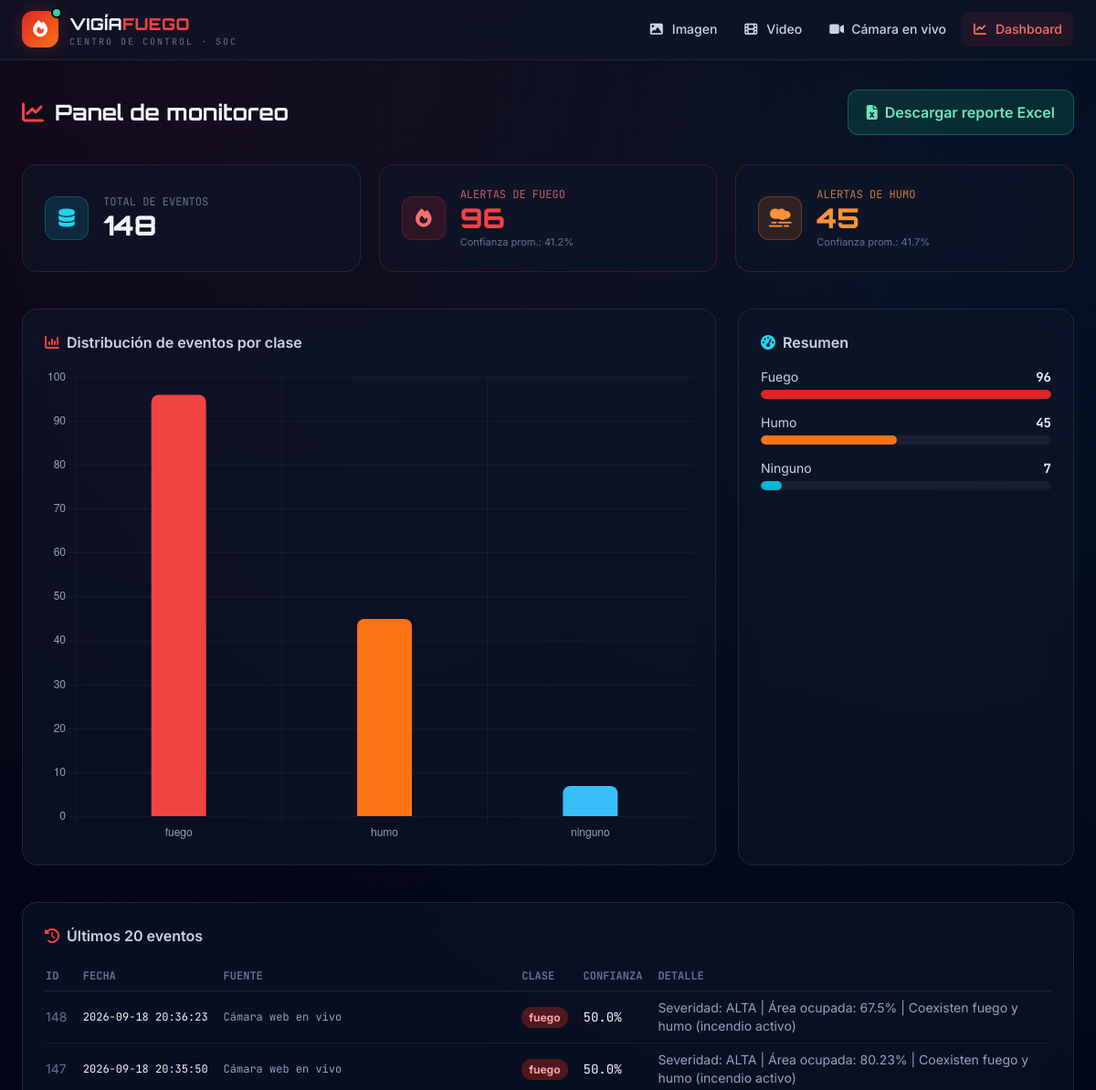
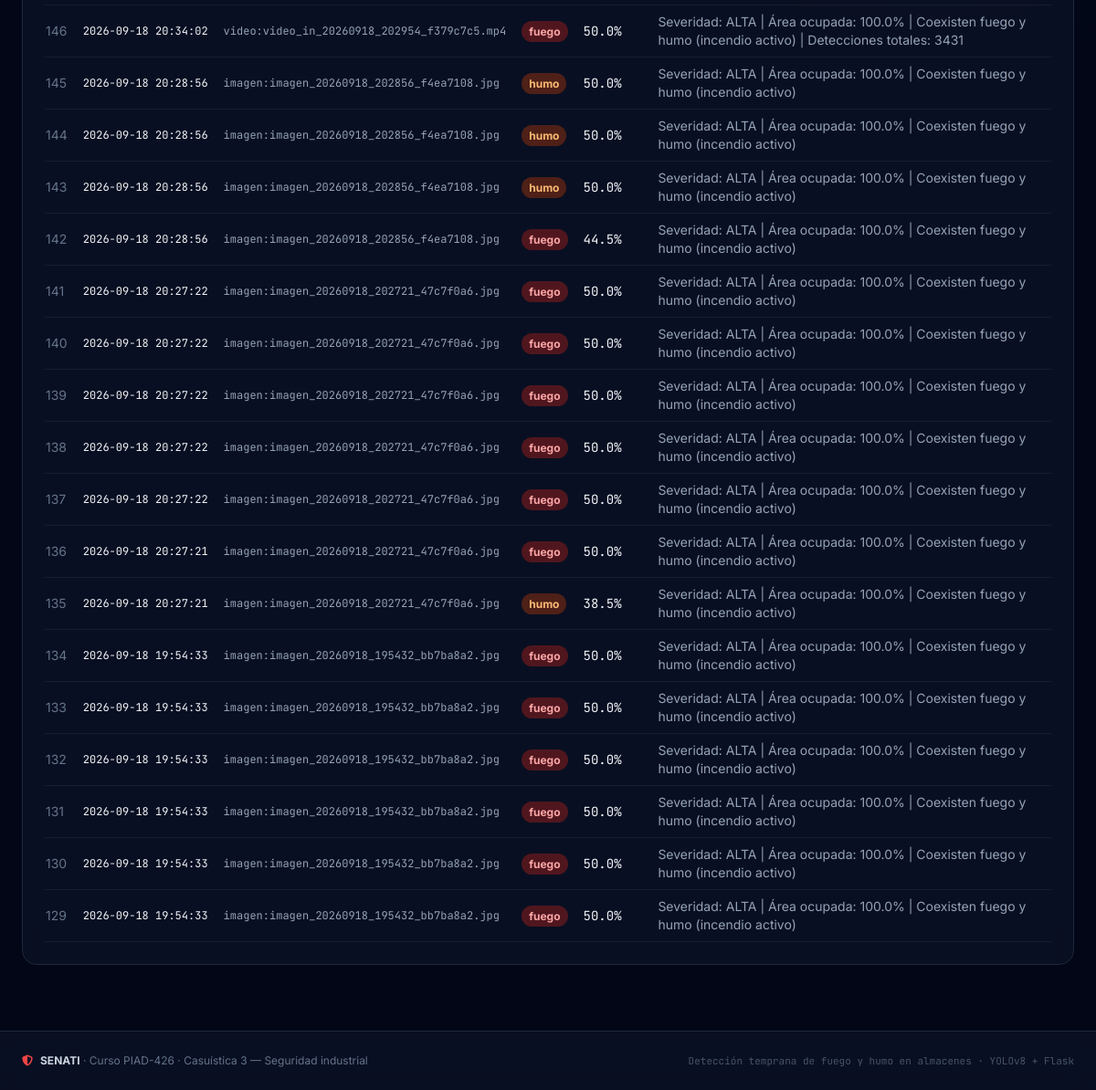
/dashboard, run on the app's committed database (2 pictures, top to bottom).
### tables this page shows
CREATE TABLE eventos (
                id        INTEGER PRIMARY KEY AUTOINCREMENT,
                fecha     TEXT NOT NULL,
                fuente    TEXT NOT NULL,
                clase     TEXT NOT NULL,
                confianza REAL NOT NULL,
                detalle   TEXT
            );

### app.py (the view)
@app.route("/dashboard")
def dashboard():
    resumen = database.resumen_por_clase()
    eventos = database.ultimos_eventos(20)
    total = database.total_eventos()
    return render_template(
        "dashboard.html", resumen=resumen, eventos=eventos, total=total
    )

### database.py (called while the page is built)
def get_conn():
    conn = sqlite3.connect(DB_PATH)
    conn.row_factory = sqlite3.Row
    return conn

def resumen_por_clase():
    conn = get_conn()
    try:
        filas = conn.execute(
            """
            SELECT clase,
                   COUNT(*) AS total,
                   AVG(confianza) AS confianza_promedio
            FROM eventos
            GROUP BY clase
            ORDER BY total DESC
            """
        ).fetchall()
        return [
            {
                "clase": f["clase"],
                "total": f["total"],
                "confianza_promedio": round(f["confianza_promedio"] or 0.0, 3),
            }
            for f in filas
        ]
    finally:
        conn.close()

def ultimos_eventos(n: int = 20):
    conn = get_conn()
    try:
        filas = conn.execute(
            "SELECT id, fecha, fuente, clase, confianza, detalle "
            "FROM eventos ORDER BY id DESC LIMIT ?",
            (n,),
        ).fetchall()
        return [dict(f) for f in filas]
    finally:
        conn.close()

def total_eventos():
    conn = get_conn()
    try:
        fila = conn.execute("SELECT COUNT(*) AS total FROM eventos").fetchone()
        return fila["total"]
    finally:
        conn.close()

### templates/dashboard.html (shortened to what this page needs)
{% extends "base.html" %}
{% block contenido %}
<div class="flex flex-wrap items-center justify-between gap-4 mb-8">
  <h1 class="text-2xl font-display font-bold flex items-center gap-3">
    <i class="fa-solid fa-chart-line text-red-500"></i> Panel de monitoreo
  </h1>
  <a href="{{ url_for('exportar_excel') }}"
     class="bg-emerald-600/20 hover:bg-emerald-600/30 border border-emerald-500/40 text-emerald-300 transition px-5 py-3 rounded-xl font-semibold flex items-center gap-2">
    <i class="fa-solid fa-file-excel"></i> Descargar reporte Excel
  </a>
</div>
{% set clases_dict = {} %}
{% for r in resumen %}
  {% set _ = clases_dict.update({r.clase: r}) %}
{% endfor %}
<div class="grid md:grid-cols-3 gap-5 mb-10">
  <div class="rounded-2xl border border-soc-border glass p-6 flex items-center gap-4">
    <div class="h-12 w-12 rounded-xl bg-cyan-500/15 border border-cyan-500/30 flex items-center justify-center text-cyan-400 text-xl">
      <i class="fa-solid fa-database"></i>
    </div>
    <div>
      <p class="text-slate-500 text-xs font-mono uppercase">Total de eventos</p>
      <p class="text-3xl font-display font-extrabold">{{ total }}</p>
    </div>
  </div>
  <div class="rounded-2xl border border-red-900/50 glass p-6 flex items-center gap-4">
    <div class="h-12 w-12 rounded-xl bg-red-600/15 border border-red-600/30 flex items-center justify-center text-red-400 text-xl">
      <i class="fa-solid fa-fire"></i>
    </div>
    <div>
      <p class="text-red-400/80 text-xs font-mono uppercase">Alertas de fuego</p>
      <p class="text-3xl font-display font-extrabold text-red-500">{{ clases_dict.get('fuego', {}).get('total', 0) }}</p>
      {% if clases_dict.get('fuego') %}
      <p class="text-[11px] text-slate-500">Confianza prom.: {{ "%.1f"|format(clases_dict['fuego'].confianza_promedio * 100) }}%</p>
      {% endif %}
    </div>
  </div>
  <div class="rounded-2xl border border-orange-900/50 glass p-6 flex items-center gap-4">
    <div class="h-12 w-12 rounded-xl bg-orange-500/15 border border-orange-500/30 flex items-center justify-center text-orange-400 text-xl">
      <i class="fa-solid fa-smog"></i>
    </div>
    <div>
      <p class="text-orange-400/80 text-xs font-mono uppercase">Alertas de humo</p>
      <p class="text-3xl font-display font-extrabold text-orange-400">{{ clases_dict.get('humo', {}).get('total', 0) }}</p>
      {% if clases_dict.get('humo') %}
      <p class="text-[11px] text-slate-500">Confianza prom.: {{ "%.1f"|format(clases_dict['humo'].confianza_promedio * 100) }}%</p>
      {% endif %}
    </div>
  </div>
</div>
<div class="grid lg:grid-cols-3 gap-6 mb-10">
  <div class="lg:col-span-2 rounded-2xl border border-soc-border glass p-6">
    <h2 class="font-semibold mb-4 text-slate-300 flex items-center gap-2">
      <i class="fa-solid fa-chart-column text-red-500"></i> Distribución de eventos por clase
    </h2>
    {% if resumen %}
    <canvas id="graficoClases" height="220"></canvas>
    {% else %}
    <p class="text-slate-500 text-sm">Aún no hay eventos registrados. Analiza una imagen, video o usa la cámara en vivo.</p>
    {% endif %}
  </div>
  <div class="rounded-2xl border border-soc-border glass p-6">
    <h2 class="font-semibold mb-4 text-slate-300 flex items-center gap-2">
      <i class="fa-solid fa-gauge-high text-cyan-400"></i> Resumen
    </h2>
    {% if resumen %}
    <div class="space-y-4">
      {% set max_total = resumen|map(attribute='total')|max %}
      {% for r in resumen %}
      <div>
        <div class="flex items-center justify-between text-sm mb-1">
          <span class="capitalize text-slate-300">{{ r.clase }}</span>
          <span class="font-mono font-bold">{{ r.total }}</span>
        </div>
        <div class="bg-white/5 rounded-full h-2.5 overflow-hidden">
          <div class="h-2.5 rounded-full {% if r.clase == 'fuego' %}bg-red-600{% elif r.clase == 'humo' %}bg-orange-500{% else %}bg-cyan-500{% endif %}"
               style="width: {{ (r.total / max_total * 100) if max_total else 0 }}%">
          </div>
        </div>
      </div>
      {% endfor %}
    </div>
    {% else %}
    <p class="text-slate-500 text-sm">Sin datos todavía.</p>
    {% endif %}
  </div>
</div>
<div class="rounded-2xl border border-soc-border glass p-6 overflow-x-auto">
  <h2 class="font-semibold mb-4 text-slate-300 flex items-center gap-2">
    <i class="fa-solid fa-clock-rotate-left text-red-500"></i> Últimos 20 eventos
  </h2>
  {% if eventos %}
  <table class="w-full text-sm">
    <thead>
      <tr class="text-left text-slate-500 font-mono text-xs uppercase border-b border-soc-border">
        <th class="py-2 pr-4">ID</th>
        <th class="py-2 pr-4">Fecha</th>
        <th class="py-2 pr-4">Fuente</th>
        <th class="py-2 pr-4">Clase</th>
        <th class="py-2 pr-4">Confianza</th>
        <th class="py-2">Detalle</th>
      </tr>
    </thead>
    <tbody>
      {% for e in eventos %}
      <tr class="border-b border-soc-border/60 hover:bg-white/5">
        <td class="py-2 pr-4 text-slate-500">{{ e.id }}</td>
        <td class="py-2 pr-4 whitespace-nowrap font-mono text-xs">{{ e.fecha }}</td>
        <td class="py-2 pr-4 font-mono text-xs text-slate-400">{{ e.fuente }}</td>
        <td class="py-2 pr-4">
          <span class="px-2 py-1 rounded-full text-xs font-bold
            {% if e.clase == 'fuego' %}bg-red-900/60 text-red-300
            {% elif e.clase == 'humo' %}bg-orange-900/60 text-orange-300
            {% else %}bg-slate-800 text-slate-300{% endif %}">
            {{ e.clase }}
          </span>
        </td>
        <td class="py-2 pr-4 font-mono">{{ "%.1f"|format(e.confianza * 100) }}%</td>
        <td class="py-2 text-slate-400">{{ e.detalle }}</td>
      </tr>
      {% endfor %}
    </tbody>
  </table>
  {% else %}
  <p class="text-slate-500 text-sm">No hay eventos en el historial todavía.</p>
  {% endif %}
</div>
{% endblock %}
{% block scripts %}
{% if resumen %}
<script>
  const ctx = document.getElementById('graficoClases').getContext('2d');
  const etiquetas = {{ resumen|map(attribute='clase')|list|tojson }};
  const totales = {{ resumen|map(attribute='total')|list|tojson }};
  const colores = etiquetas.map(c => c === 'fuego' ? '#ef4444' : c === 'humo' ? '#f97316' : '#38bdf8');
  new Chart(ctx, {
    type: 'bar',
    data: {
      labels: etiquetas,
      datasets: [{
        label: 'Eventos registrados',
        data: totales,
        backgroundColor: colores,
        borderRadius: 8,
        maxBarThickness: 60,
      }],
    },
    options: {
      responsive: true,
      plugins: { legend: { display: false } },
      scales: {
        x: { ticks: { color: '#94a3b8' }, grid: { color: 'rgba(148,163,184,0.08)' } },
        y: { beginAtZero: true, ticks: { color: '#94a3b8', precision: 0 }, grid: { color: 'rgba(148,163,184,0.08)' } },
      },
    },
  });
</script>
{% endif %}
{% endblock %}

### templates/base.html (shortened to what this page needs)
<!DOCTYPE html>
<html lang="es">
<head>
<script src="https://cdn.tailwindcss.com"></script>
<link rel="stylesheet" href="https://cdnjs.cloudflare.com/ajax/libs/font-awesome/6.5.2/css/all.min.css">
</head>
<body class="bg-soc-bg text-slate-100 min-h-screen flex flex-col font-sans antialiased">
<header class="glass border-b border-soc-border sticky top-0 z-50">
  <div class="max-w-7xl mx-auto px-4 sm:px-6 py-3 flex items-center justify-between gap-4 flex-wrap">
    <a href="{{ url_for('index') }}" class="flex items-center gap-3 group">
      <span class="relative flex h-10 w-10 items-center justify-center rounded-xl bg-gradient-to-br from-red-600 to-orange-500 shadow-glow">
        <i class="fa-solid fa-fire text-white text-lg"></i>
        <span class="absolute -top-1 -right-1 h-3 w-3 rounded-full bg-emerald-400 border-2 border-soc-bg animate-pulse"></span>
      </span>
      <div class="leading-tight">
        <p class="font-display font-extrabold tracking-wide text-lg">
          VIGÍA<span class="text-red-500">FUEGO</span>
        </p>
        <p class="text-[10px] uppercase tracking-[0.2em] text-slate-500 font-mono">Centro de Control · SOC</p>
      </div>
    </a>
    <nav class="flex items-center gap-1 text-sm font-medium flex-wrap">
      <a href="{{ url_for('index') }}"
         class="flex items-center gap-2 px-3 py-2 rounded-lg border border-transparent hover:border-soc-border hover:bg-white/5 transition
                {% if request.endpoint in ['index','detectar_imagen'] %}bg-red-600/10 border-red-600/40 text-red-400{% else %}text-slate-300{% endif %}">
         <i class="fa-solid fa-image w-4"></i><span class="hidden sm:inline">Imagen</span>
      </a>
      <a href="{{ url_for('video_pagina') }}"
         class="flex items-center gap-2 px-3 py-2 rounded-lg border border-transparent hover:border-soc-border hover:bg-white/5 transition
                {% if request.endpoint in ['video_pagina','procesar_video'] %}bg-red-600/10 border-red-600/40 text-red-400{% else %}text-slate-300{% endif %}">
         <i class="fa-solid fa-film w-4"></i><span class="hidden sm:inline">Video</span>
      </a>
      <a href="{{ url_for('camara_pagina') }}"
         class="flex items-center gap-2 px-3 py-2 rounded-lg border border-transparent hover:border-soc-border hover:bg-white/5 transition
                {% if request.endpoint == 'camara_pagina' %}bg-red-600/10 border-red-600/40 text-red-400{% else %}text-slate-300{% endif %}">
         <i class="fa-solid fa-video w-4"></i><span class="hidden sm:inline">Cámara en vivo</span>
      </a>
      <a href="{{ url_for('dashboard') }}"
         class="flex items-center gap-2 px-3 py-2 rounded-lg border border-transparent hover:border-soc-border hover:bg-white/5 transition
                {% if request.endpoint == 'dashboard' %}bg-red-600/10 border-red-600/40 text-red-400{% else %}text-slate-300{% endif %}">
         <i class="fa-solid fa-chart-line w-4"></i><span class="hidden sm:inline">Dashboard</span>
      </a>
    </nav>
  </div>
</header>
<main class="flex-1 max-w-7xl w-full mx-auto px-4 sm:px-6 py-8">
  {% block contenido %}{% endblock %}
</main>
<footer class="border-t border-soc-border glass mt-10">
  <div class="max-w-7xl mx-auto px-6 py-6 flex flex-col md:flex-row items-center justify-between gap-3 text-xs text-slate-500">
    <div class="flex items-center gap-2">
      <i class="fa-solid fa-shield-halved text-red-500"></i>
      <span><strong class="text-slate-300">SENATI</strong> · Curso PIAD-426 · Casuística 3 — Seguridad industrial</span>
    </div>
    <div class="font-mono text-[11px] text-slate-600">
      Detección temprana de fuego y humo en almacenes · YOLOv8 + Flask
    </div>
  </div>
</footer>
{% block scripts %}{% endblock %}
</body>
</html>

### templates/base.html (style rules this page uses)
body { background: radial-gradient(circle at 15% 0%, rgba(239,68,68,0.08), transparent 40%), radial-gradient(circle at 85% 10%, rgba(56,189,248,0.07), transparent 45%), #020617; }
.glass { background: rgba(15, 23, 42, 0.6); backdrop-filter: blur(14px); -webkit-backdrop-filter: blur(14px); }

### data on the page
eventos: clase "Ninguno", total "7", {{ (r.total / max_total * 100) if max_total else 0 }} 7.291666666666667 (drawn)
eventos: id "148", fecha "2026-09-18 20:36:23", fuente "Cámara web en vivo", clase "fuego", e.confianza*100 "50.0", detalle "Severidad: ALTA | Área ocupada: 67.5% | Coexisten fuego y humo (incendio activo)"
eventos: id "147", fecha "2026-09-18 20:35:50", fuente "Cámara web en vivo", clase "fuego", e.confianza*100 "50.0", detalle "Severidad: ALTA | Área ocupada: 80.23% | Coexisten fuego y humo (incendio activo)"
eventos: id "146", fecha "2026-09-18 20:34:02", fuente "video:video_in_20260918_202954_f379c7c5.mp4", clase "fuego", e.confianza*100 "50.0", detalle "Severidad: ALTA | Área ocupada: 100.0% | Coexisten fuego y humo (incendio activo) | Detecciones totales: 3431"
eventos: id "145", fecha "2026-09-18 20:28:56", fuente "imagen:imagen_20260918_202856_f4ea7108.jpg", clase "humo", e.confianza*100 "50.0", detalle "Severidad: ALTA | Área ocupada: 100.0% | Coexisten fuego y humo (incendio activo)"
eventos: id "144", fecha "2026-09-18 20:28:56", fuente "imagen:imagen_20260918_202856_f4ea7108.jpg", clase "humo", e.confianza*100 "50.0", detalle "Severidad: ALTA | Área ocupada: 100.0% | Coexisten fuego y humo (incendio activo)"
eventos: id "143", fecha "2026-09-18 20:28:56", fuente "imagen:imagen_20260918_202856_f4ea7108.jpg", clase "humo", e.confianza*100 "50.0", detalle "Severidad: ALTA | Área ocupada: 100.0% | Coexisten fuego y humo (incendio activo)"
eventos: id "142", fecha "2026-09-18 20:28:56", fuente "imagen:imagen_20260918_202856_f4ea7108.jpg", clase "fuego", e.confianza*100 "44.5", detalle "Severidad: ALTA | Área ocupada: 100.0% | Coexisten fuego y humo (incendio activo)"
eventos: id "141", fecha "2026-09-18 20:27:22", fuente "imagen:imagen_20260918_202721_47c7f0a6.jpg", clase "fuego", e.confianza*100 "50.0", detalle "Severidad: ALTA | Área ocupada: 100.0% | Coexisten fuego y humo (incendio activo)"
eventos: id "140", fecha "2026-09-18 20:27:22", fuente "imagen:imagen_20260918_202721_47c7f0a6.jpg", clase "fuego", e.confianza*100 "50.0", detalle "Severidad: ALTA | Área ocupada: 100.0% | Coexisten fuego y humo (incendio activo)"
eventos: id "139", fecha "2026-09-18 20:27:22", fuente "imagen:imagen_20260918_202721_47c7f0a6.jpg", clase "fuego", e.confianza*100 "50.0", detalle "Severidad: ALTA | Área ocupada: 100.0% | Coexisten fuego y humo (incendio activo)"
eventos: id "138", fecha "2026-09-18 20:27:22", fuente "imagen:imagen_20260918_202721_47c7f0a6.jpg", clase "fuego", e.confianza*100 "50.0", detalle "Severidad: ALTA | Área ocupada: 100.0% | Coexisten fuego y humo (incendio activo)"
eventos: id "137", fecha "2026-09-18 20:27:22", fuente "imagen:imagen_20260918_202721_47c7f0a6.jpg", clase "fuego", e.confianza*100 "50.0", detalle "Severidad: ALTA | Área ocupada: 100.0% | Coexisten fuego y humo (incendio activo)"
eventos: id "136", fecha "2026-09-18 20:27:21", fuente "imagen:imagen_20260918_202721_47c7f0a6.jpg", clase "fuego", e.confianza*100 "50.0", detalle "Severidad: ALTA | Área ocupada: 100.0% | Coexisten fuego y humo (incendio activo)"
eventos: id "135", fecha "2026-09-18 20:27:21", fuente "imagen:imagen_20260918_202721_47c7f0a6.jpg", clase "humo", e.confianza*100 "38.5", detalle "Severidad: ALTA | Área ocupada: 100.0% | Coexisten fuego y humo (incendio activo)"
eventos: id "134", fecha "2026-09-18 19:54:33", fuente "imagen:imagen_20260918_195432_bb7ba8a2.jpg", clase "fuego", e.confianza*100 "50.0", detalle "Severidad: ALTA | Área ocupada: 100.0% | Coexisten fuego y humo (incendio activo)"
eventos: id "133", fecha "2026-09-18 19:54:33", fuente "imagen:imagen_20260918_195432_bb7ba8a2.jpg", clase "fuego", e.confianza*100 "50.0", detalle "Severidad: ALTA | Área ocupada: 100.0% | Coexisten fuego y humo (incendio activo)"
eventos: id "132", fecha "2026-09-18 19:54:33", fuente "imagen:imagen_20260918_195432_bb7ba8a2.jpg", clase "fuego", e.confianza*100 "50.0", detalle "Severidad: ALTA | Área ocupada: 100.0% | Coexisten fuego y humo (incendio activo)"
eventos: id "131", fecha "2026-09-18 19:54:33", fuente "imagen:imagen_20260918_195432_bb7ba8a2.jpg", clase "fuego", e.confianza*100 "50.0", detalle "Severidad: ALTA | Área ocupada: 100.0% | Coexisten fuego y humo (incendio activo)"
eventos: id "130", fecha "2026-09-18 19:54:33", fuente "imagen:imagen_20260918_195432_bb7ba8a2.jpg", clase "fuego", e.confianza*100 "50.0", detalle "Severidad: ALTA | Área ocupada: 100.0% | Coexisten fuego y humo (incendio activo)"
eventos: id "129", fecha "2026-09-18 19:54:33", fuente "imagen:imagen_20260918_195432_bb7ba8a2.jpg", clase "fuego", e.confianza*100 "50.0", detalle "Severidad: ALTA | Área ocupada: 100.0% | Coexisten fuego y humo (incendio activo)"

### other printed values
{{ total }} "148"
{{ clases_dict.get('fuego', {}).get('total', 0) }} "96"
{{ "%.1f"|format(clases_dict['fuego'].confianza_promedio * 100) }} "41.2"
{{ clases_dict.get('humo', {}).get('total', 0) }} "45"
{{ "%.1f"|format(clases_dict['humo'].confianza_promedio * 100) }} "41.7"
{{ r.clase }} "Fuego" "Humo"
{{ r.total }} "96" "45"
chart data {{ resumen|map(attribute='clase')|list|tojson }} ["fuego", "humo", "ninguno"]
chart data {{ resumen|map(attribute='total')|list|tojson }} [96, 45, 7]
